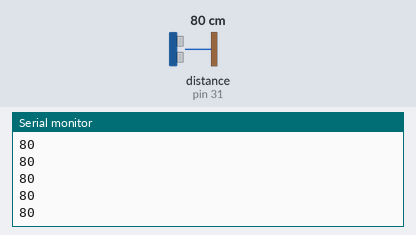
A sketch run on a simulated Arduino Mega 2560, built with avr-gcc and run on an emulated ATmega2560. Parts: the last lines printed to the serial monitor. Wiring (inferred from the names in the program): ultrasonic range finder: trigger pin 30; echo pin 31. The inputs (shaded band) are chosen by the test bench; at power-on: distance to the obstacle (sensor on pin 31) 80 cm. The echo pulse lasts 58.3 µs per cm.

Above: at 1.2 s.
1.3 s: distance to the obstacle (sensor on pin 31) set to 2 cm
At 1.48 s:
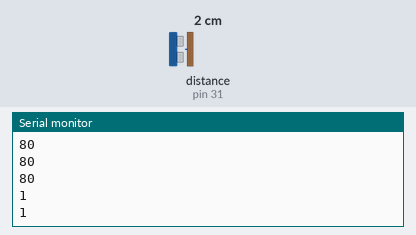
2.8 s: distance to the obstacle (sensor on pin 31) set to 4 cm
At 2.89 s:
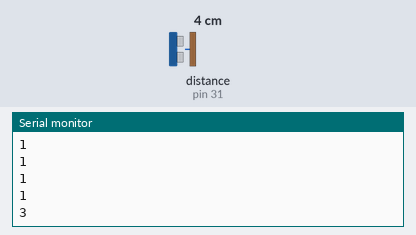
Timing chart, 0 to 5.8 s (numbered marks = the images above; inputs shaded):
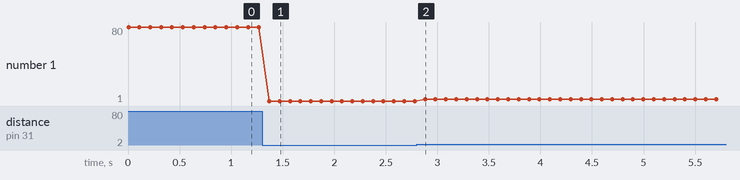

Measured:
- after the input at 1.3 s, the serial monitor: prints a new line after 0.07 s (image 1)
- after the input at 2.8 s, the serial monitor: prints a new line after 0.08 s (image 2)
- plotted number 1: 80 → 1 after the input at 1.3 s, 1 → 3 after the input at 2.8 s

The sketch:

ultrasonic.ino
```cpp
int Trig_pin = 30;
int Echo_pin = 31;

void setup() {
   pinMode(Trig_pin,OUTPUT);
   pinMode(Echo_pin,INPUT);
   Serial.begin(9600);
}

void loop()
{
  long duration = timing();
  Serial.println(duration /29 / 2); //cm
  //duration / 74 / 2; //inches

  delay(100);
}

long timing()
{
  digitalWrite(Trig_pin, LOW);
  delayMicroseconds(2);
  digitalWrite(Trig_pin, HIGH);
  delayMicroseconds(10);
  digitalWrite(Trig_pin, LOW);
  return pulseIn(Echo_pin,HIGH);
}
```
